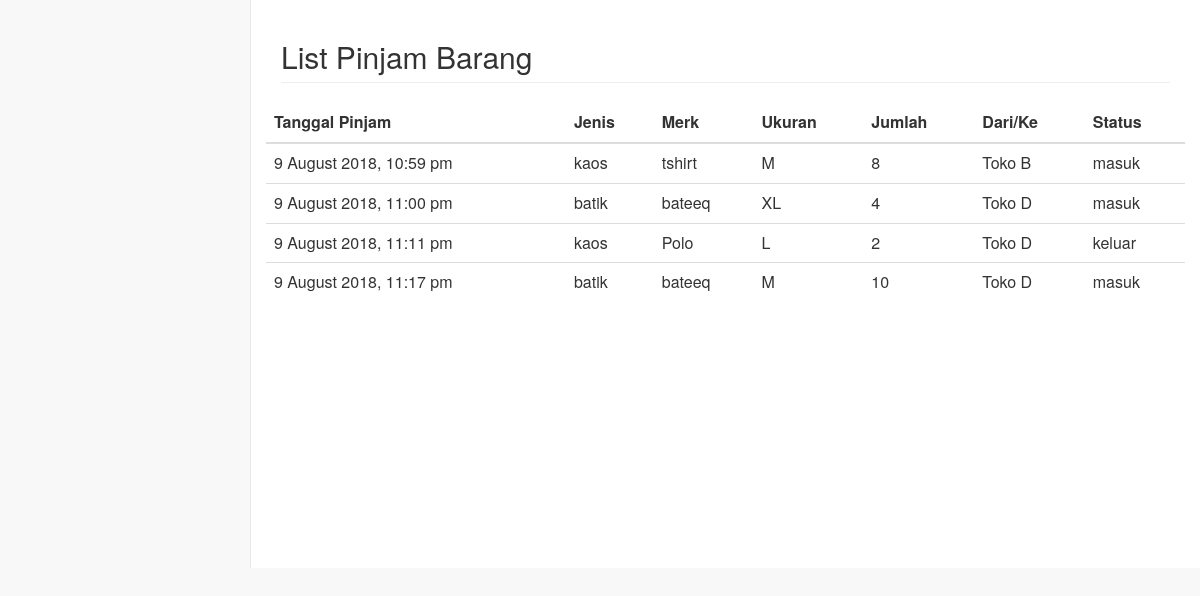
Before: /riwayatPinjam/listPinjam.php (signed in) with the older database file.
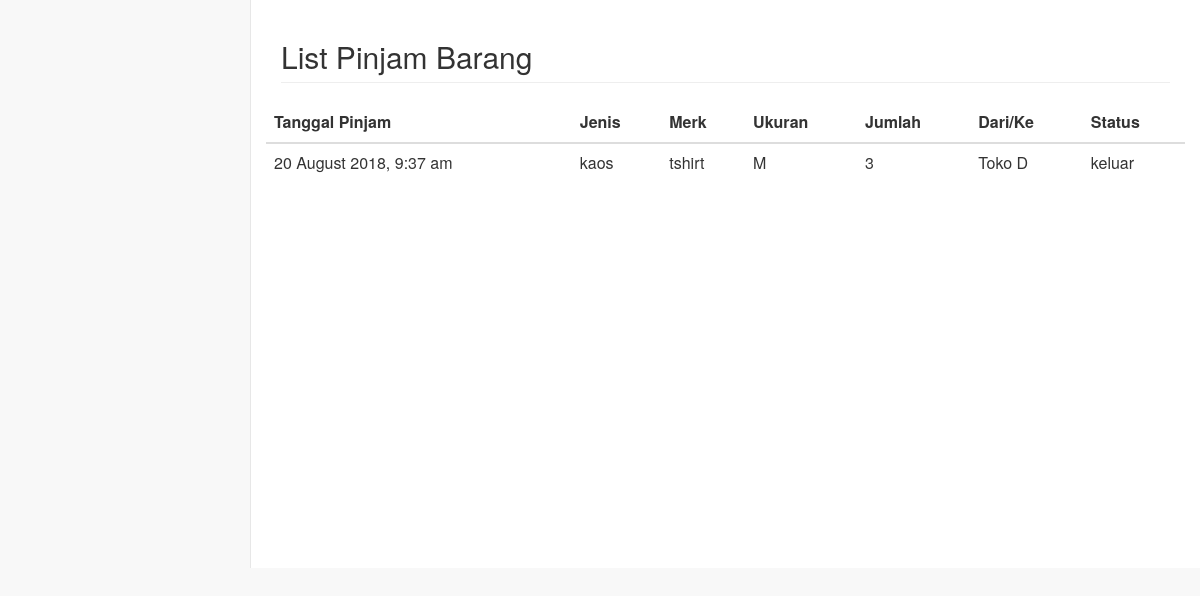
After: the same page with the newer database file.
### tables this page shows
CREATE TABLE `pinjam` (
  `idPinjam` int(6) NOT NULL,
  `kode` varchar(6) NOT NULL,
  `ukuran` varchar(8) DEFAULT NULL,
  `jumlah` int(6) NOT NULL,
  `jumlah_disetujui` int(6) NOT NULL DEFAULT '0',
  `toko1` varchar(10) NOT NULL,
  `jenisBarang` varchar(40) NOT NULL,
  `merk` varchar(30) NOT NULL,
  `tglPinjam` datetime NOT NULL,
  `toko2` varchar(10) NOT NULL,
  `status` enum('pending','approved','taken') NOT NULL DEFAULT 'pending'
);

### riwayatPinjam/listPinjam.php (the view, shortened to what this page needs)
<?php
	include "../koneksi.php";
	$toko=$_SESSION['toko'];
?>
<html>
<head>
    <link href="../vendor/bootstrap/css/bootstrap.min.css" rel="stylesheet">
    <link href="../vendor/metisMenu/metisMenu.min.css" rel="stylesheet">
	<link href="../dist/css/sb-admin-2.css" rel="stylesheet">
	<link href="../vendor/font-awesome/css/font-awesome.min.css" rel="stylesheet" type="text/css">
</head>
<body>
<div id="page-wrapper">
  <div class="row">
    <div class="col-lg-12">
      <h2 class="page-header">List Pinjam Barang</h2>
    </div>
  </div>
<div class="row">
	<?php
		$qryTampil = mysqli_query($con,"select * from pinjam where toko1='$toko' or toko2='$toko' order by tglPinjam ASC, jenisBarang ASC, merk ASC, ukuran ASC;");
	?>
      <table class="table table-hover table-responsive">
        <thead>
          <tr>
						<th>Tanggal Pinjam</th>
            <th>Jenis</th>
            <th>Merk</th>
            <th>Ukuran</th>
            <th>Jumlah</th>
						<th>Dari/Ke</th>
						<th>Status</th>
          </tr>
        </thead>
        <tbody>
        <?php
          while ($dta = mysqli_fetch_array($qryTampil)) {
						if ($dta['toko1'] == $toko){
							$status="keluar";
							$tokoLawan = 'Toko '.$dta['toko2'];
						} else if ($dta['toko2'] == $toko){
							$status="masuk";
							$tokoLawan = 'Toko '.$dta['toko1'];
						}
						echo '<tr>
							<td>'.date("j F Y, g:i a",strtotime($dta['tglPinjam'])).'</td>
							<td>'.$dta['jenisBarang'].'</td>
						  <td>'.$dta['merk'].'</td>
						  <td>'.$dta['ukuran'].'</td>
						  <td>'.$dta['jumlah'].'</td>
							<td>'.$tokoLawan.'</td>
						  <td>'.$status.'</td>
            </tr>';
		      }
        ?>
        </tbody>
      </table>
</div>
</div>
</body>
</html>

Changed rows visible on the page:
removed pinjam: tglPinjam "9 August 2018, 10:59 pm", jenisBarang "kaos", merk "tshirt", ukuran "M", jumlah "8", toko1 "Toko B", toko2 "masuk"
removed pinjam: tglPinjam "9 August 2018, 11:00 pm", jenisBarang "batik", merk "bateeq", ukuran "XL", jumlah "4", toko1 "Toko D", toko2 "masuk"
removed pinjam: tglPinjam "9 August 2018, 11:11 pm", jenisBarang "kaos", merk "Polo", ukuran "L", jumlah "2", toko2 "Toko D", toko1 "keluar"
removed pinjam: tglPinjam "9 August 2018, 11:17 pm", jenisBarang "batik", merk "bateeq", ukuran "M", jumlah "10", toko1 "Toko D", toko2 "masuk"
added pinjam: tglPinjam "20 August 2018, 9:37 am", jenisBarang "kaos", merk "tshirt", ukuran "M", jumlah "3", toko2 "Toko D", toko1 "keluar"
